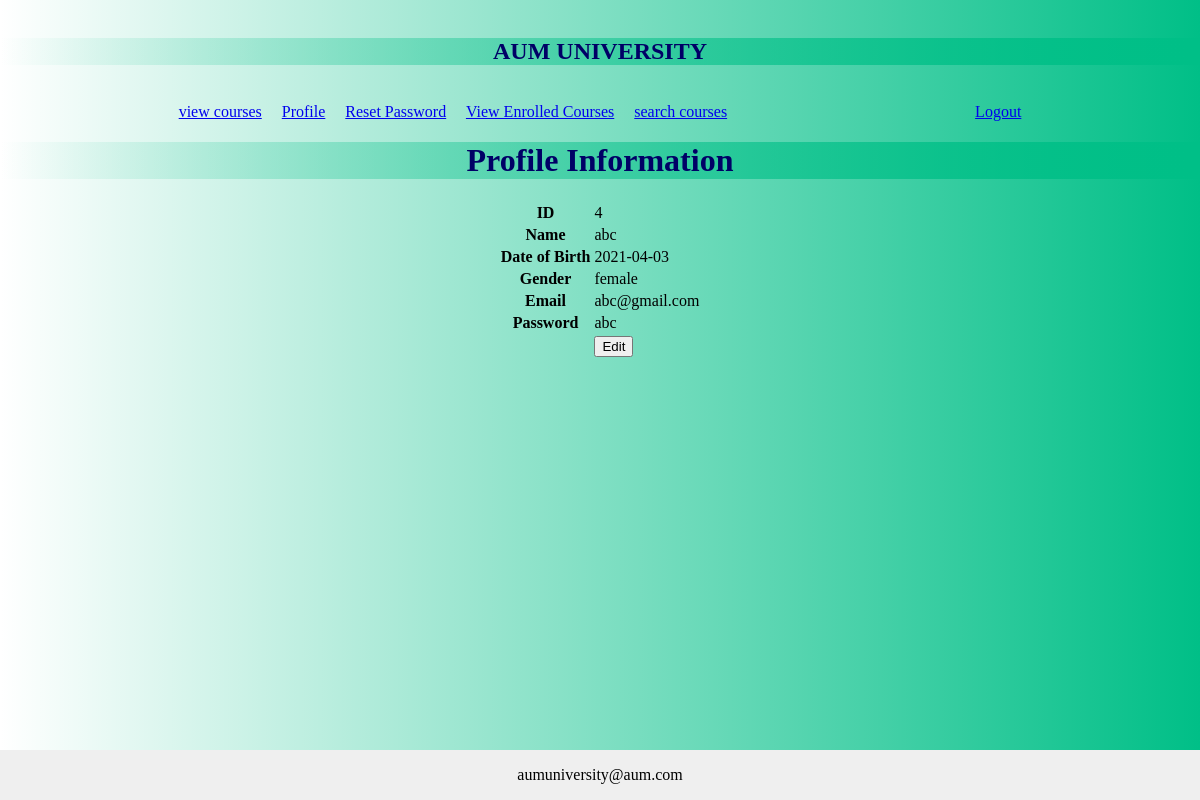
The page /signin/index.php?action=view_profile (signed in) on the database its author committed.
### tables this page shows
CREATE TABLE `student_info` (
  `Id` int(11) NOT NULL,
  `name` varchar(30) DEFAULT NULL,
  `birth_date` date DEFAULT NULL,
  `gender` varchar(10) DEFAULT NULL,
  `email` varchar(30) DEFAULT NULL,
  `password` varchar(20) DEFAULT NULL
);

### model/student_db.php (called while the page is built, shortened)
<?php
function stu_details($id){
	global $db;
	$query = 'select * from student_info where Id=:id ';
	$statement = $db->prepare($query);
	$statement->bindValue(":id", $id);
	$statement->execute();
	$studentinfo = $statement->fetch();
	return $studentinfo;
}
?>

### signin/student_profile.php (the view, shortened to what this page needs)
<html>
<head>
<link href="../style.css" media="screen" rel="stylesheet" type="text/css" />
</head>
<body>
<main>
<center>
<br>
<a href="index.php?action=view_courses">view courses</a>   &nbsp &nbsp
<a href="index.php?action=view_profile">Profile</a> &nbsp &nbsp
<a href="index.php?action=reset_password">Reset Password</a> &nbsp &nbsp
<a href="index.php?action=enrolled_courses">View Enrolled Courses</a> &nbsp &nbsp
<a href="index.php?action=search_courses">search courses</a>
<a href="logout.php">Logout</a>
<br>
    <h1 id="grad1">Profile Information</h1>
    <section>
        <table>
            <tr>
                <th>ID</th><td><?php echo $profiledetails['Id']; ?></td></tr>
                <tr><th>Name</th><td><?php echo $profiledetails['name']; ?></td></tr>
		<tr><th>Date of Birth</th><td><?php echo $profiledetails['birth_date']; ?></td></tr>
		<tr><th>Gender</th><td><?php echo $profiledetails['gender']; ?></td></tr>
		<tr><th>Email</th><td><?php echo $profiledetails['email']; ?></td></tr>
		<tr><th>Password</th><td><?php echo $profiledetails['password']; ?></td></tr>
                <th>&nbsp;</th><form action="." method="post"><td><input type="hidden" name="action"
                    <input type="submit" value="Edit"></form></td>
        </table>
    </section>
</center>
</main>
</body>
</html>

### style.css (style rules this page uses)
body { margin: 0; background-image: url("./images/image1.png"); background-repeat: no-repeat; }
h2,h1 { text-align: center; color: #000066; }
* { box-sizing: border-box; }
.footer { position: absolute; right: 0; bottom: 0; left: 0; padding: 1rem; background-color: #efefef; text-align: center; overflow:auto; }
#grad1 ,h2 { background-image: linear-gradient(to right, rgba(0,0,135,0), rgba(0,191,135,1)); }

### rows shown on the page
student_info: Id "4", name "abc", birth_date "2021-04-03", gender "female", email "abc@gmail.com", password "abc"
